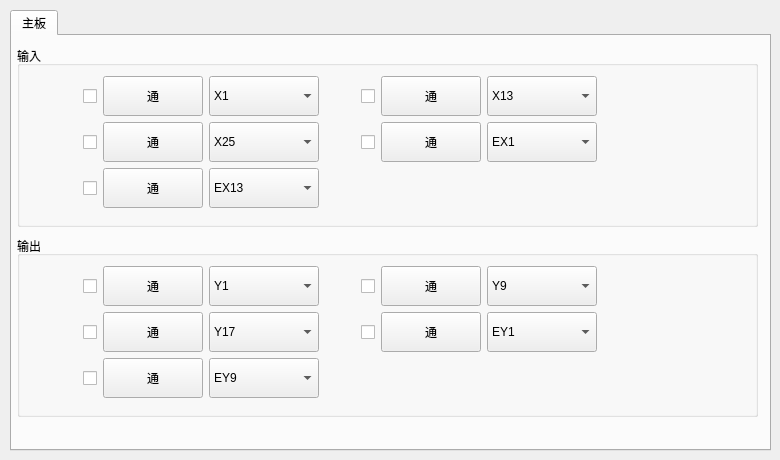
   <widget class="QWidget" name="tabSig">
    <attribute name="title">
     <string>信号</string>
    </attribute>
    <widget class="QTabWidget" name="tabWgtMainBoard">
     <property name="geometry">
      <rect>
       <x>10</x>
       <y>10</y>
       <width>761</width>
       <height>441</height>
      </rect>
     </property>
     <property name="currentIndex">
      <number>0</number>
     </property>
     <widget class="QWidget" name="tabMainBoard">
      <attribute name="title">
       <string>主板</string>
      </attribute>
      <widget class="QGroupBox" name="grboxMBSigIn">
       <property name="geometry">
        <rect>
         <x>5</x>
         <y>10</y>
         <width>741</width>
         <height>181</height>
        </rect>
       </property>
       <property name="title">
        <string>输入</string>
       </property>
       <widget class="QWidget" name="layoutWidget">
        <property name="geometry">
         <rect>
          <x>30</x>
          <y>30</y>
          <width>556</width>
          <height>134</height>
         </rect>
        </property>
        <layout class="QGridLayout" name="gridLayout">
         <property name="rightMargin">
          <number>5</number>
         </property>
         <item row="0" column="0">
          <widget class="QCheckBox" name="chboxMainBoardIn0">
           <property name="minimumSize">
            <size>
             <width>50</width>
             <height>40</height>
            </size>
           </property>
           <property name="maximumSize">
            <size>
             <width>50</width>
             <height>40</height>
            </size>
           </property>
           <property name="layoutDirection">
            <enum>Qt::RightToLeft</enum>
           </property>
           <property name="text">
            <string/>
           </property>
           <property name="autoExclusive">
            <bool>true</bool>
           </property>
          </widget>
         </item>
         <item row="0" column="1">
          <widget class="StateButton" name="btnMainBoardIn0">
           <property name="minimumSize">
            <size>
             <width>100</width>
             <height>40</height>
            </size>
           </property>
           <property name="maximumSize">
            <size>
             <width>100</width>
             <height>40</height>
            </size>
           </property>
           <property name="text">
            <string>通</string>
           </property>
          </widget>
         </item>
         <item row="0" column="2">
          <widget class="QComboBox" name="coboxMainBoardIn0">
           <property name="minimumSize">
            <size>
             <width>110</width>
             <height>40</height>
            </size>
           </property>
           <property name="maximumSize">
            <size>
             <width>110</width>
             <height>40</height>
            </size>
           </property>
           <item>
            <property name="text">
             <string>X1</string>
            </property>
           </item>
           <item>
            <property name="text">
             <string>X2</string>
            </property>
           </item>
           <item>
            <property name="text">
             <string>X3</string>
            </property>
           </item>
           <item>
            <property name="text">
             <string>X4</string>
            </property>
           </item>
           <item>
            <property name="text">
             <string>X5</string>
            </property>
           </item>
           <item>
            <property name="text">
             <string>X6</string>
            </property>
           </item>
           <item>
            <property name="text">
             <string>X7</string>
            </property>
           </item>
           <item>
            <property name="text">
             <string>X8</string>
            </property>
           </item>
           <item>
            <property name="text">
             <string>X9</string>
            </property>
           </item>
           <item>
            <property name="text">
             <string>X10</string>
            </property>
           </item>
           <item>
            <property name="text">
             <string>X11</string>
            </property>
           </item>
           <item>
            <property name="text">
             <string>X12</string>
            </property>
           </item>
          </widget>
         </item>
         <item row="0" column="3">
          <widget class="QCheckBox" name="chboxMainBoardIn1">
           <property name="minimumSize">
            <size>
             <width>50</width>
             <height>40</height>
            </size>
           </property>
           <property name="maximumSize">
            <size>
             <width>50</width>
             <height>40</height>
            </size>
           </property>
           <property name="layoutDirection">
            <enum>Qt::RightToLeft</enum>
           </property>
           <property name="text">
            <string/>
           </property>
           <property name="autoExclusive">
            <bool>true</bool>
           </property>
          </widget>
         </item>
         <item row="0" column="4">
          <widget class="StateButton" name="btnMainBoardIn1">
           <property name="minimumSize">
            <size>
             <width>100</width>
             <height>40</height>
            </size>
           </property>
           <property name="maximumSize">
            <size>
             <width>100</width>
             <height>40</height>
            </size>
           </property>
           <property name="text">
            <string>通</string>
           </property>
          </widget>
         </item>
         <item row="0" column="5">
          <widget class="QComboBox" name="coboxMainBoardIn1">
           <property name="minimumSize">
            <size>
             <width>110</width>
             <height>40</height>
            </size>
           </property>
           <property name="maximumSize">
            <size>
             <width>110</width>
             <height>40</height>
            </size>
           </property>
           <item>
            <property name="text">
             <string>X13</string>
            </property>
           </item>
           <item>
            <property name="text">
             <string>X14</string>
            </property>
           </item>
           <item>
            <property name="text">
             <string>X15</string>
            </property>
           </item>
           <item>
            <property name="text">
             <string>X16</string>
            </property>
           </item>
           <item>
            <property name="text">
             <string>X17</string>
            </property>
           </item>
           <item>
            <property name="text">
             <string>X18</string>
            </property>
           </item>
           <item>
            <property name="text">
             <string>X19</string>
            </property>
           </item>
           <item>
            <property name="text">
             <string>X20</string>
            </property>
           </item>
           <item>
            <property name="text">
             <string>X21</string>
            </property>
           </item>
           <item>
            <property name="text">
             <string>X22</string>
            </property>
           </item>
           <item>
            <property name="text">
             <string>X23</string>
            </property>
           </item>
           <item>
            <property name="text">
             <string>X24</string>
            </property>
           </item>
          </widget>
         </item>
         <item row="1" column="0">
          <widget class="QCheckBox" name="chboxMainBoardIn2">
           <property name="minimumSize">
            <size>
             <width>50</width>
             <height>40</height>
            </size>
           </property>
           <property name="maximumSize">
            <size>
             <width>50</width>
             <height>40</height>
            </size>
           </property>
           <property name="layoutDirection">
            <enum>Qt::RightToLeft</enum>
           </property>
           <property name="text">
            <string/>
           </property>
           <property name="autoExclusive">
            <bool>true</bool>
           </property>
          </widget>
         </item>
         <item row="1" column="1">
          <widget class="StateButton" name="btnMainBoardIn2">
           <property name="minimumSize">
            <size>
             <width>100</width>
             <height>40</height>
            </size>
           </property>
           <property name="maximumSize">
            <size>
             <width>100</width>
             <height>40</height>
            </size>
           </property>
           <property name="text">
            <string>通</string>
           </property>
          </widget>
         </item>
         <item row="1" column="2">
          <widget class="QComboBox" name="coboxMainBoardIn2">
           <property name="minimumSize">
            <size>
             <width>110</width>
             <height>40</height>
            </size>
           </property>
           <property name="maximumSize">
            <size>
             <width>110</width>
             <height>40</height>
            </size>
           </property>
           <item>
            <property name="text">
             <string>X25</string>
            </property>
           </item>
           <item>
            <property name="text">
             <string>X26</string>
            </property>
           </item>
           <item>
            <property name="text">
             <string>X27</string>
            </property>
           </item>
           <item>
            <property name="text">
             <string>X28</string>
            </property>
           </item>
           <item>
            <property name="text">
             <string>X29</string>
            </property>
           </item>
           <item>
            <property name="text">
             <string>X30</string>
            </property>
           </item>
           <item>
            <property name="text">
             <string>X31</string>
            </property>
           </item>
           <item>
            <property name="text">
             <string>X32</string>
            </property>
           </item>
           <item>
            <property name="text">
             <string>X33</string>
            </property>
           </item>
           <item>
            <property name="text">
             <string>X34</string>
            </property>
           </item>
           <item>
            <property name="text">
             <string>X35</string>
            </property>
           </item>
           <item>
            <property name="text">
             <string>X36</string>
            </property>
           </item>
          </widget>
         </item>
         <item row="1" column="3">
          <widget class="QCheckBox" name="chboxMainBoardInExtend0">
           <property name="minimumSize">
            <size>
             <width>50</width>
             <height>40</height>
            </size>
           </property>
           <property name="maximumSize">
            <size>
             <width>50</width>
             <height>40</height>
            </size>
           </property>
           <property name="layoutDirection">
            <enum>Qt::RightToLeft</enum>
           </property>
           <property name="text">
            <string/>
           </property>
           <property name="autoExclusive">
            <bool>true</bool>
           </property>
          </widget>
         </item>
         <item row="1" column="4">
          <widget class="StateButton" name="btnMainBoardInExtend0">
           <property name="minimumSize">
            <size>
             <width>100</width>
             <height>40</height>
            </size>
           </property>
           <property name="maximumSize">
            <size>
             <width>100</width>
             <height>40</height>
            </size>
           </property>
           <property name="text">
            <string>通</string>
           </property>
          </widget>
         </item>
         <item row="1" column="5">
          <widget class="QComboBox" name="coboxMainBoardInExtend0">
           <property name="minimumSize">
            <size>
             <width>110</width>
             <height>40</height>
            </size>
           </property>
           <property name="maximumSize">
            <size>
             <width>110</width>
             <height>40</height>
            </size>
           </property>
           <item>
            <property name="text">
             <string>EX1</string>
            </property>
           </item>
           <item>
            <property name="text">
             <string>EX2</string>
            </property>
           </item>
           <item>
            <property name="text">
             <string>EX3</string>
            </property>
           </item>
           <item>
            <property name="text">
             <string>EX4</string>
            </property>
           </item>
           <item>
            <property name="text">
             <string>EX5</string>
            </property>
           </item>
           <item>
            <property name="text">
             <string>EX6</string>
            </property>
           </item>
           <item>
            <property name="text">
             <string>EX7</string>
            </property>
           </item>
           <item>
            <property name="text">
             <string>EX8</string>
            </property>
           </item>
           <item>
            <property name="text">
             <string>EX9</string>
            </property>
           </item>
           <item>
            <property name="text">
             <string>EX10</string>
            </property>
           </item>
           <item>
            <property name="text">
             <string>EX11</string>
            </property>
           </item>
           <item>
            <property name="text">
             <string>EX12</string>
            </property>
           </item>
          </widget>
         </item>
         <item row="2" column="0">
          <widget class="QCheckBox" name="chboxMainBoardInExtend1">
           <property name="minimumSize">
            <size>
             <width>50</width>
             <height>40</height>
            </size>
           </property>
           <property name="maximumSize">
            <size>
             <width>50</width>
             <height>40</height>
            </size>
           </property>
           <property name="layoutDirection">
            <enum>Qt::RightToLeft</enum>
           </property>
           <property name="text">
            <string/>
           </property>
           <property name="autoExclusive">
            <bool>true</bool>
           </property>
          </widget>
         </item>
         <item row="2" column="1">
          <widget class="StateButton" name="btnMainBoardInExtend1">
           <property name="minimumSize">
            <size>
             <width>100</width>
             <height>40</height>
            </size>
           </property>
           <property name="maximumSize">
            <size>
             <width>100</width>
             <height>40</height>
            </size>
           </property>
           <property name="text">
            <string>通</string>
           </property>
          </widget>
         </item>
         <item row="2" column="2">
          <widget class="QComboBox" name="coboxMainBoardInExtend1">
           <property name="minimumSize">
            <size>
             <width>110</width>
             <height>40</height>
            </size>
           </property>
           <property name="maximumSize">
            <size>
             <width>110</width>
             <height>40</height>
            </size>
           </property>
           <item>
            <property name="text">
             <string>EX13</string>
            </property>
           </item>
           <item>
            <property name="text">
             <string>EX14</string>
            </property>
           </item>
           <item>
            <property name="text">
             <string>EX15</string>
            </property>
           </item>
           <item>
            <property name="text">
             <string>EX16</string>
            </property>
           </item>
           <item>
            <property name="text">
             <string>EX17</string>
            </property>
           </item>
           <item>
            <property name="text">
             <string>EX18</string>
            </property>
           </item>
           <item>
            <property name="text">
             <string>EX19</string>
            </property>
           </item>
           <item>
            <property name="text">
             <string>EX20</string>
            </property>
           </item>
           <item>
            <property name="text">
             <string>EX21</string>
            </property>
           </item>
           <item>
            <property name="text">
             <string>EX22</string>
            </property>
           </item>
           <item>
            <property name="text">
             <string>EX23</string>
            </property>
           </item>
           <item>
            <property name="text">
             <string>EX24</string>
            </property>
           </item>
          </widget>
         </item>
        </layout>
       </widget>
      </widget>
      <widget class="QGroupBox" name="grboxMBSigOut">
       <property name="geometry">
        <rect>
         <x>5</x>
         <y>200</y>
         <width>741</width>
         <height>181</height>
        </rect>
       </property>
       <property name="title">
        <string>输出</string>
       </property>
       <widget class="QWidget" name="layoutWidget_2">
        <property name="geometry">
         <rect>
          <x>30</x>
          <y>30</y>
          <width>556</width>
          <height>134</height>
         </rect>
        </property>
        <layout class="QGridLayout" name="gridLayout_2">
         <property name="rightMargin">
          <number>5</number>
         </property>
         <item row="0" column="0">
          <widget class="QCheckBox" name="chboxMainBoardOut0">
           <property name="minimumSize">
            <size>
             <width>50</width>
             <height>40</height>
            </size>
           </property>
           <property name="maximumSize">
            <size>
             <width>50</width>
             <height>40</height>
            </size>
           </property>
           <property name="layoutDirection">
            <enum>Qt::RightToLeft</enum>
           </property>
           <property name="text">
            <string/>
           </property>
           <property name="autoExclusive">
            <bool>true</bool>
           </property>
          </widget>
         </item>
         <item row="0" column="1">
          <widget class="StateButton" name="btnMainBoardOut0">
           <property name="minimumSize">
            <size>
             <width>100</width>
             <height>40</height>
            </size>
           </property>
           <property name="maximumSize">
            <size>
             <width>100</width>
             <height>40</height>
            </size>
           </property>
           <property name="text">
            <string>通</string>
           </property>
          </widget>
         </item>
         <item row="0" column="2">
          <widget class="QComboBox" name="coboxMainBoardOut0">
           <property name="minimumSize">
            <size>
             <width>110</width>
             <height>40</height>
            </size>
           </property>
           <property name="maximumSize">
            <size>
             <width>110</width>
             <height>40</height>
            </size>
           </property>
           <item>
            <property name="text">
             <string>Y1</string>
            </property>
           </item>
           <item>
            <property name="text">
             <string>Y2</string>
            </property>
           </item>
           <item>
            <property name="text">
             <string>Y3</string>
            </property>
           </item>
           <item>
            <property name="text">
             <string>Y4</string>
            </property>
           </item>
           <item>
            <property name="text">
             <string>Y5</string>
            </property>
           </item>
           <item>
            <property name="text">
             <string>Y6</string>
            </property>
           </item>
           <item>
            <property name="text">
             <string>Y7</string>
            </property>
           </item>
           <item>
            <property name="text">
             <string>Y8</string>
            </property>
           </item>
          </widget>
         </item>
         <item row="0" column="3">
          <widget class="QCheckBox" name="chboxMainBoardOut1">
           <property name="minimumSize">
            <size>
             <width>50</width>
             <height>40</height>
            </size>
           </property>
           <property name="maximumSize">
            <size>
             <width>50</width>
             <height>40</height>
            </size>
           </property>
           <property name="layoutDirection">
            <enum>Qt::RightToLeft</enum>
           </property>
           <property name="text">
            <string/>
           </property>
           <property name="autoExclusive">
            <bool>true</bool>
           </property>
          </widget>
         </item>
         <item row="0" column="4">
          <widget class="StateButton" name="btnMainBoardOut1">
           <property name="minimumSize">
            <size>
             <width>100</width>
             <height>40</height>
            </size>
           </property>
           <property name="maximumSize">
            <size>
             <width>100</width>
             <height>40</height>
            </size>
           </property>
           <property name="text">
            <string>通</string>
           </property>
          </widget>
         </item>
         <item row="0" column="5">
          <widget class="QComboBox" name="coboxMainBoardOut1">
           <property name="minimumSize">
            <size>
             <width>110</width>
             <height>40</height>
            </size>
           </property>
           <property name="maximumSize">
            <size>
             <width>110</width>
             <height>40</height>
            </size>
           </property>
           <item>
            <property name="text">
             <string>Y9</string>
            </property>
           </item>
           <item>
            <property name="text">
             <string>Y10</string>
            </property>
           </item>
           <item>
            <property name="text">
             <string>Y11</string>
            </property>
           </item>
           <item>
            <property name="text">
             <string>Y12</string>
            </property>
           </item>
           <item>
            <property name="text">
             <string>Y13</string>
            </property>
           </item>
           <item>
            <property name="text">
             <string>Y14</string>
            </property>
           </item>
           <item>
            <property name="text">
             <string>Y15</string>
            </property>
           </item>
           <item>
            <property name="text">
             <string>Y16</string>
            </property>
           </item>
          </widget>
         </item>
         <item row="1" column="0">
          <widget class="QCheckBox" name="chboxMainBoardOut2">
           <property name="minimumSize">
            <size>
             <width>50</width>
             <height>40</height>
            </size>
           </property>
           <property name="maximumSize">
            <size>
             <width>50</width>
             <height>40</height>
            </size>
           </property>
           <property name="layoutDirection">
            <enum>Qt::RightToLeft</enum>
           </property>
           <property name="text">
            <string/>
           </property>
           <property name="autoExclusive">
            <bool>true</bool>
           </property>
          </widget>
         </item>
         <item row="1" column="1">
          <widget class="StateButton" name="btnMainBoardOut2">
           <property name="minimumSize">
            <size>
             <width>100</width>
             <height>40</height>
            </size>
           </property>
           <property name="maximumSize">
            <size>
             <width>100</width>
             <height>40</height>
            </size>
           </property>
           <property name="text">
            <string>通</string>
           </property>
          </widget>
         </item>
         <item row="1" column="2">
          <widget class="QComboBox" name="coboxMainBoardOut2">
           <property name="minimumSize">
            <size>
             <width>110</width>
             <height>40</height>
            </size>
           </property>
           <property name="maximumSize">
            <size>
             <width>110</width>
             <height>40</height>
            </size>
           </property>
           <item>
            <property name="text">
             <string>Y17</string>
            </property>
           </item>
           <item>
            <property name="text">
             <string>Y18</string>
            </property>
           </item>
           <item>
            <property name="text">
             <string>Y19</string>
            </property>
           </item>
           <item>
            <property name="text">
             <string>Y20</string>
            </property>
           </item>
           <item>
            <property name="text">
             <string>Y21</string>
            </property>
           </item>
           <item>
            <property name="text">
             <string>Y22</string>
            </property>
           </item>
           <item>
            <property name="text">
             <string>Y23</string>
            </property>
           </item>
           <item>
            <property name="text">
             <string>Y24</string>
            </property>
           </item>
          </widget>
         </item>
         <item row="1" column="3">
          <widget class="QCheckBox" name="chboxMainBoardOutExtend0">
           <property name="minimumSize">
            <size>
             <width>50</width>
             <height>40</height>
            </size>
           </property>
           <property name="maximumSize">
            <size>
             <width>50</width>
             <height>40</height>
            </size>
           </property>
           <property name="layoutDirection">
            <enum>Qt::RightToLeft</enum>
           </property>
           <property name="text">
            <string/>
           </property>
           <property name="autoExclusive">
            <bool>true</bool>
           </property>
          </widget>
         </item>
         <item row="1" column="4">
          <widget class="StateButton" name="btnMainBoardOutExtend0">
           <property name="minimumSize">
            <size>
             <width>100</width>
             <height>40</height>
            </size>
           </property>
           <property name="maximumSize">
            <size>
             <width>100</width>
             <height>40</height>
            </size>
           </property>
           <property name="text">
            <string>通</string>
           </property>
          </widget>
         </item>
         <item row="1" column="5">
          <widget class="QComboBox" name="coboxMainBoardOutExtend0">
           <property name="minimumSize">
            <size>
             <width>110</width>
             <height>40</height>
            </size>
           </property>
           <property name="maximumSize">
            <size>
             <width>110</width>
             <height>40</height>
            </size>
           </property>
           <item>
            <property name="text">
             <string>EY1</string>
            </property>
           </item>
           <item>
            <property name="text">
             <string>EY2</string>
            </property>
           </item>
           <item>
            <property name="text">
             <string>EY3</string>
            </property>
           </item>
           <item>
            <property name="text">
             <string>EY4</string>
            </property>
           </item>
           <item>
            <property name="text">
             <string>EY5</string>
            </property>
           </item>
           <item>
            <property name="text">
             <string>EY6</string>
            </property>
           </item>
           <item>
            <property name="text">
             <string>EY7</string>
            </property>
           </item>
           <item>
            <property name="text">
             <string>EY8</string>
            </property>
           </item>
          </widget>
         </item>
         <item row="2" column="0">
          <widget class="QCheckBox" name="chboxMainBoardOutExtend1">
           <property name="minimumSize">
            <size>
             <width>50</width>
             <height>40</height>
            </size>
           </property>
           <property name="maximumSize">
            <size>
             <width>50</width>
             <height>40</height>
            </size>
           </property>
           <property name="layoutDirection">
            <enum>Qt::RightToLeft</enum>
           </property>
           <property name="text">
            <string/>
           </property>
           <property name="autoExclusive">
            <bool>true</bool>
           </property>
          </widget>
         </item>
         <item row="2" column="1">
          <widget class="StateButton" name="btnMainBoardOutExtend1">
           <property name="minimumSize">
            <size>
             <width>100</width>
             <height>40</height>
            </size>
           </property>
           <property name="maximumSize">
            <size>
             <width>100</width>
             <height>40</height>
            </size>
           </property>
           <property name="text">
            <string>通</string>
           </property>
          </widget>
         </item>
         <item row="2" column="2">
          <widget class="QComboBox" name="coboxMainBoardOutExtend1">
           <property name="minimumSize">
            <size>
             <width>110</width>
             <height>40</height>
            </size>
           </property>
           <property name="maximumSize">
            <size>
             <width>110</width>
             <height>40</height>
            </size>
           </property>
           <item>
            <property name="text">
             <string>EY9</string>
            </property>
           </item>
           <item>
            <property name="text">
             <string>EY10</string>
            </property>
           </item>
           <item>
            <property name="text">
             <string>EY11</string>
            </property>
           </item>
           <item>
            <property name="text">
             <string>EY12</string>
            </property>
           </item>
           <item>
            <property name="text">
             <string>EY13</string>
            </property>
           </item>
           <item>
            <property name="text">
             <string>EY14</string>
            </property>
           </item>
           <item>
            <property name="text">
             <string>EY15</string>
            </property>
           </item>
           <item>
            <property name="text">
             <string>EY16</string>
            </property>
           </item>
          </widget>
         </item>
        </layout>
       </widget>
      </widget>
     </widget>
    </widget>
   </widget>
